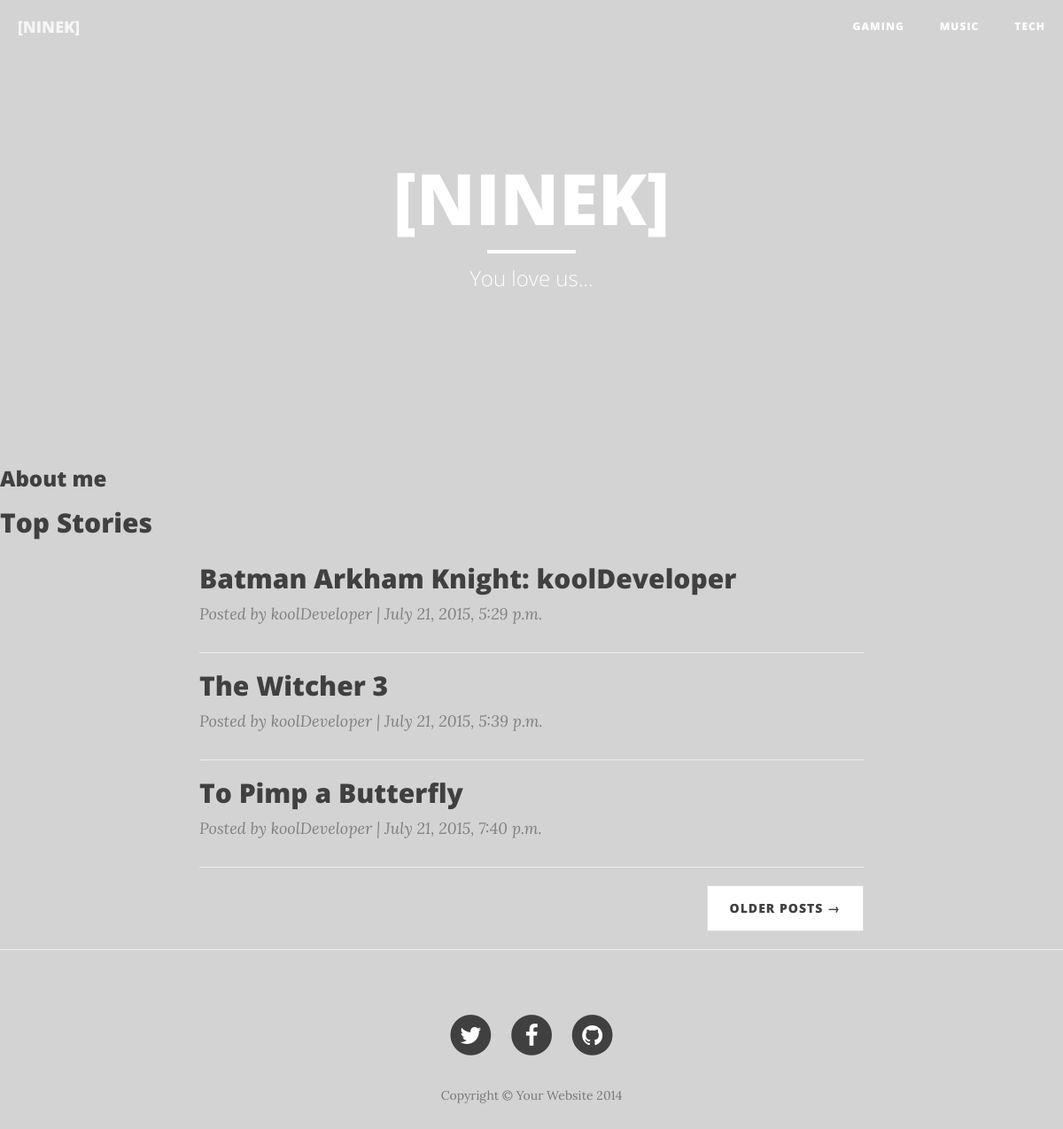
The page /ninek/ on the database as committed earlier.
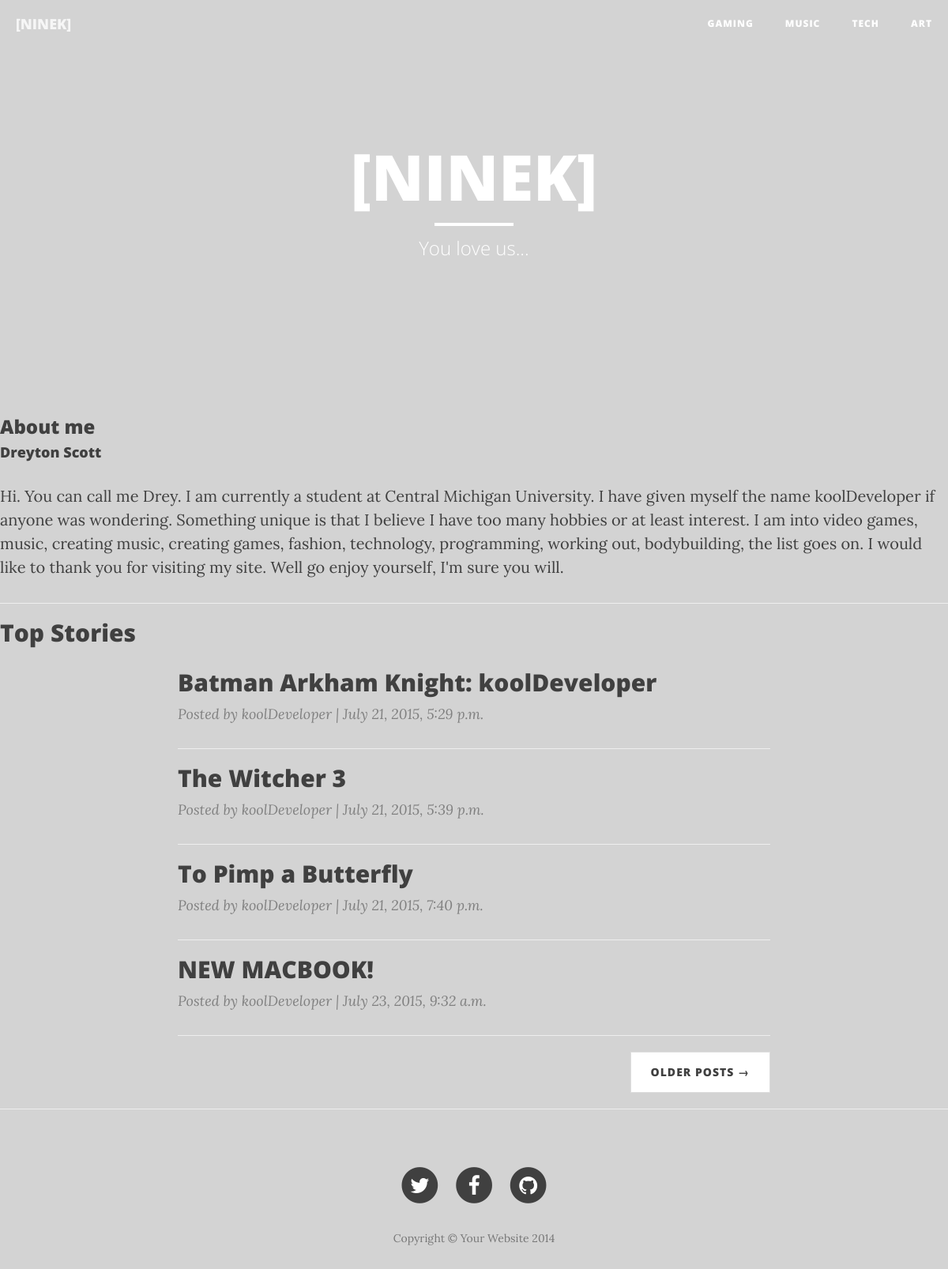
The same page on the database as committed later.
### ninek_site/models.py (models this page shows, shortened)
class Category(models.Model):
    name = models.CharField(max_length=120)
    views = models.IntegerField(default=0)
    slug = models.SlugField(unique=True)

class Page(models.Model):
    category = models.ForeignKey(Category)
    title = models.CharField(max_length=120)
    author_name = models.CharField(max_length=120)
    date_created = models.DateTimeField(auto_now_add=True)
    likes = models.IntegerField(default=0)
    upload_image = models.ImageField(upload_to='img')
    page_content = models.TextField(max_length=None)
    slug = models.SlugField(unique=True)

class About(models.Model):
    about_name = models.CharField(max_length=120)
    about_me = models.TextField(max_length=None)
    about_pic = models.ImageField(upload_to='img')

### ninek_site/views.py (the view)
def index(request):
    context_dict = {}
    about_me = About.objects.all()
    context_dict['about_mes'] = about_me
    page_list = Page.objects.all().order_by('category', 'likes')[:5]
    category_list = Category.objects.order_by('-views')[:5]
    context_dict['categories'] = category_list
    context_dict['pages'] = page_list
    return render(request, 'ninek_site/index.html', context_dict)

### templates/ninek_site/index.html
{% extends 'base.html' %}
{% block content%}
<header class="intro-header" img src="background-image: '/Users/dreytonscott/Django_Projects/Nine-k/ninek/static/James Rawson 11.png'">
    <div class="container">
        <div class="row">
            <div class="col-lg-8 col-lg-offset-2 col-md-10 col-md-offset-1">
                <div class="site-heading">
                    <h1>[NINEK]</h1>
                    <hr class="small">
                    <span class="subheading">You love us...</span>
                </div>
            </div>
        </div>
    </div>
</header>
  <div>
    <h3>About me</h3>
  {% for about_me in about_mes%}
  <h4>{{ about_me.about_name }}</h4>
  <p>{{ about_me.about_me }}</p>
  <hr>
  {% endfor %}
  </div>
  <h2>Top Stories</h2>
  <div class="container">
      <div class="row">
          <div class="col-lg-8 col-lg-offset-2 col-md-10 col-md-offset-1">
            {% for page in pages %}
              <div class="post-preview">
                      <h2 class="post-title">
                        <a href="{% url 'ninek:page' page.slug %}">{{ page.title }}</a>
                      </h2>
                  <p class="post-meta">Posted by {{ page.author_name }} | {{ page.date_created }}</p>
              </div>
              <hr>
              {% endfor %}
              <ul class="pager">
                  <li class="next">
                      <a href="#">Older Posts &rarr;</a>
                  </li>
              </ul>
          </div>
      </div>
  </div>
  <hr>
{% endblock %}

### templates/base.html (shortened to what this page needs)
{% load staticfiles %}
<!DOCTYPE html>
<html lang="en">
<head>
    <link href="css/bootstrap.min.css" rel="stylesheet">
    <link href="{% static 'css/bootstrap.min.css' %}" rel="stylesheet">
    <link href="css/clean-blog.min.css" rel="stylesheet">
    <link href="{% static 'css/clean-blog.min.css' %}" rel="stylesheet">
    <link href="http://maxcdn.bootstrapcdn.com/font-awesome/4.1.0/css/font-awesome.min.css" rel="stylesheet" type="text/css">
</head>
<body>
    <nav class="navbar navbar-default navbar-custom navbar-fixed-top">
        <div class="container-fluid">
            <div class="navbar-header page-scroll">
                <a class="navbar-brand" href="{% url 'ninek:index' %}">[NINEK]</a>
            </div>
            <div class="collapse navbar-collapse" id="bs-example-navbar-collapse-1">
                <ul class="nav navbar-nav navbar-right">
                  {% for category in categories%}
                    <li>
                      <a href="{% url 'ninek:category' category.slug %}">{{ category.name }}</a>
                    </li>
                  {% endfor %}
                </ul>
            </div>
        </div>
    </nav>
    <br>
{% block content %}{% endblock %}
    <footer>
        <div class="container">
            <div class="row">
                <div class="col-lg-8 col-lg-offset-2 col-md-10 col-md-offset-1">
                    <ul class="list-inline text-center">
                        <li>
                            <a href="#">
                                <span class="fa-stack fa-lg">
                                    <i class="fa fa-circle fa-stack-2x"></i>
                                    <i class="fa fa-twitter fa-stack-1x fa-inverse"></i>
                                </span>
                            </a>
                        </li>
                        <li>
                            <a href="#">
                                <span class="fa-stack fa-lg">
                                    <i class="fa fa-circle fa-stack-2x"></i>
                                    <i class="fa fa-facebook fa-stack-1x fa-inverse"></i>
                                </span>
                            </a>
                        </li>
                        <li>
                            <a href="#">
                                <span class="fa-stack fa-lg">
                                    <i class="fa fa-circle fa-stack-2x"></i>
                                    <i class="fa fa-github fa-stack-1x fa-inverse"></i>
                                </span>
                            </a>
                        </li>
                    </ul>
                    <p class="copyright text-muted">Copyright &copy; Your Website 2014</p>
                </div>
            </div>
        </div>
    </footer>
</body>
</html>

### templates/base.html (style rules this page uses)
body { background-color:lightgray }

Rows that differ between the two databases and show on the page:
added Category: name "ART"
added About: about_name "Dreyton Scott", about_me "Hi. You can call me Drey. I am currently a student at Central Michigan University. I have given myself the name koolDeveloper if anyone was wondering. Something unique is that I believe I have too many hobbies or at least interest. I am into video games, music, creating music, creating games, fashion, technology, programming, working out, bodybuilding, the list goes on. I would like to thank you for visiting my site. Well go enjoy yourself, I'm sure you will."
added Page: title "NEW MACBOOK!", author_name "koolDeveloper", date_created "July 23, 2015, 9:32 a.m."
